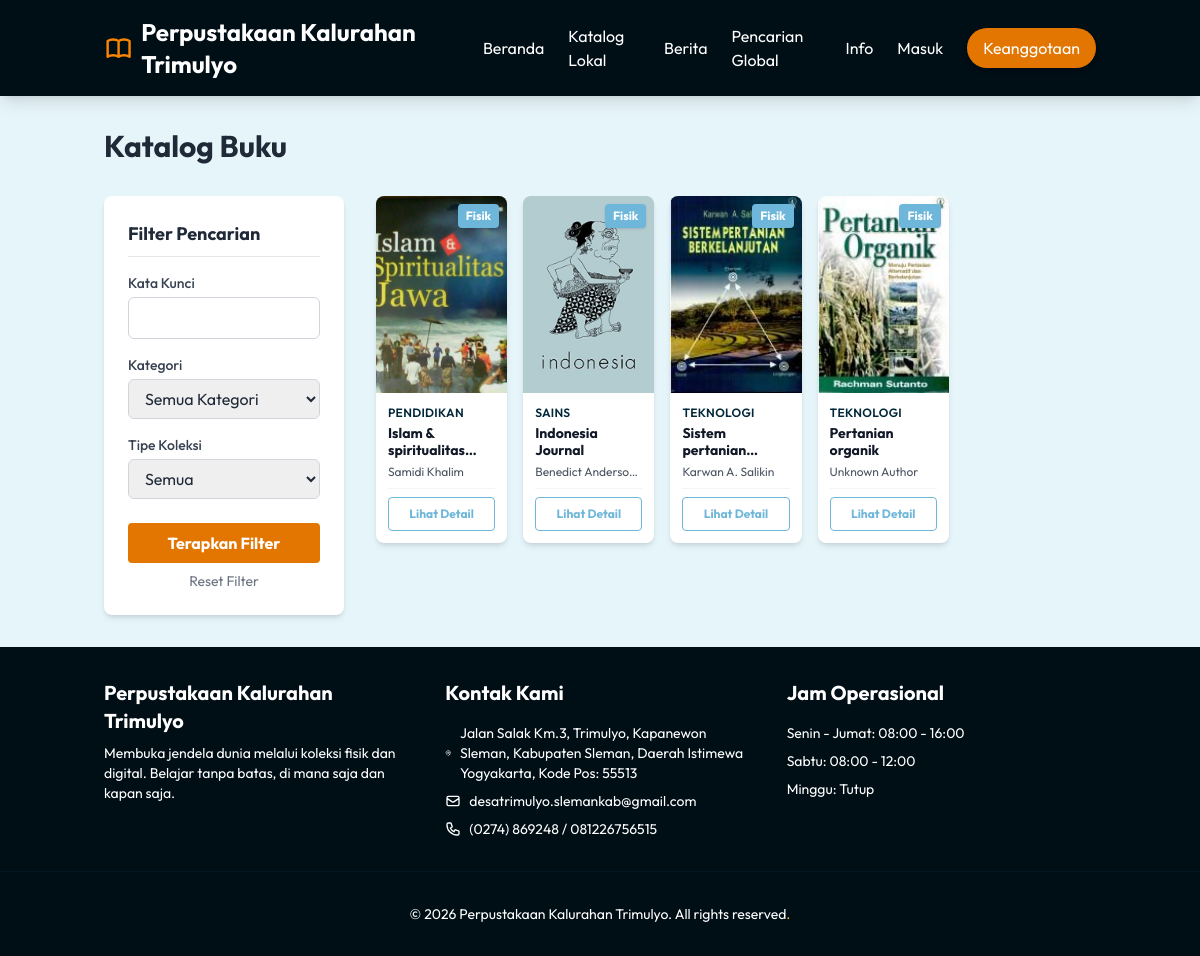
Screenshot of /catalog.php with the database file from the repository.
### tables this page shows
CREATE TABLE `settings` (
  `id` int(11) NOT NULL AUTO_INCREMENT,
  `key_name` varchar(100) NOT NULL,
  `value` text DEFAULT NULL,
  `updated_at` timestamp NOT NULL DEFAULT current_timestamp() ON UPDATE current_timestamp(),
  PRIMARY KEY (`id`),
  UNIQUE KEY `key_name` (`key_name`)
);

CREATE TABLE `books` (
  `id` int(11) NOT NULL AUTO_INCREMENT,
  `title` varchar(255) NOT NULL,
  `author` varchar(255) NOT NULL,
  `translator` varchar(255) DEFAULT NULL,
  `publisher` varchar(255) DEFAULT NULL,
  `publish_location` varchar(255) DEFAULT NULL,
  `year` int(11) DEFAULT NULL,
  `isbn` varchar(64) DEFAULT NULL,
  `language` varchar(16) DEFAULT NULL,
  `pages` int(11) DEFAULT NULL,
  `dimensions` varchar(64) DEFAULT NULL,
  `cover_type` varchar(64) DEFAULT NULL,
  `ddc_code` varchar(64) DEFAULT NULL,
  `subjects` text DEFAULT NULL,
  `synopsis` text DEFAULT NULL,
  `cover_image` varchar(255) DEFAULT NULL,
  `file_path` varchar(255) DEFAULT NULL,
  `type` enum('physical','digital') DEFAULT 'physical',
  `stock` int(11) DEFAULT 0,
  `category_id` int(11) DEFAULT NULL,
  `created_at` timestamp NOT NULL DEFAULT current_timestamp(),
  PRIMARY KEY (`id`),
  KEY `fk_books_category` (`category_id`),
  CONSTRAINT `fk_books_category` FOREIGN KEY (`category_id`) REFERENCES `categories` (`id`) ON DELETE SET NULL
);

CREATE TABLE `categories` (
  `id` int(11) NOT NULL AUTO_INCREMENT,
  `name` varchar(100) NOT NULL,
  `created_at` timestamp NOT NULL DEFAULT current_timestamp(),
  PRIMARY KEY (`id`)
);

### includes/functions.php (called while the page is built, shortened)
<?php
function getSetting($pdo, $key, $default = '') {
    try {
        $stmt = $pdo->prepare("SELECT value FROM settings WHERE key_name = ?");
        $stmt->execute([$key]);
        $result = $stmt->fetchColumn();
        return $result !== false ? $result : $default;
    } catch (PDOException $e) {
        return $default;
    }
}
?>

### catalog.php (the view, shortened to what this page needs)
<?php
require_once 'config/database.php';
require_once 'includes/functions.php';
require_once 'includes/header.php';
$search = isset($_GET['q']) ? trim($_GET['q']) : '';
$query = "SELECT books.*, categories.name as category_name FROM books LEFT JOIN categories ON books.category_id = categories.id WHERE 1=1";
$params = [];
$query .= " ORDER BY created_at DESC";
$stmt = $pdo->prepare($query);
$stmt->execute($params);
$books = $stmt->fetchAll();
?>
<div class="container mx-auto px-4 py-8">
    <div class="flex flex-col md:flex-row justify-between items-center mb-8">
        <h1 class="text-3xl font-bold text-gray-800 mb-4 md:mb-0">Katalog Buku</h1>
    </div>
    <div class="flex flex-col md:flex-row gap-8">
        <div class="w-full md:w-1/4">
            <div class="bg-white p-6 rounded-lg shadow-md">
                <h3 class="font-bold text-lg mb-4 border-b pb-2">Filter Pencarian</h3>
                <form action="" method="GET">
                    <div class="mb-4">
                        <label class="block text-sm font-medium text-gray-700 mb-1">Kata Kunci</label>
                        <input type="text" name="q" value="<?= htmlspecialchars($search) ?>" class="w-full border-gray-300 border rounded-md px-3 py-2 focus:ring-icy_blue-200 focus:border-frosted_mint-600">
                    </div>
                    <div class="mb-4">
                        <label class="block text-sm font-medium text-gray-700 mb-1">Kategori</label>
                        <select name="cat" class="w-full border-gray-300 border rounded-md px-3 py-2 focus:ring-icy_blue-200 focus:border-frosted_mint-600">
                            <option value="">Semua Kategori</option>
                        </select>
                    </div>
                    <div class="mb-6">
                        <label class="block text-sm font-medium text-gray-700 mb-1">Tipe Koleksi</label>
                        <select name="type" class="w-full border-gray-300 border rounded-md px-3 py-2 focus:ring-icy_blue-200 focus:border-frosted_mint-600">
                            <option value="">Semua</option>
                        </select>
                    </div>
                    <button type="submit" class="w-full bg-baby_pink-600 text-white font-bold py-2 rounded hover:bg-baby_pink-700 transition">Terapkan Filter</button>
                    <a href="catalog.php" class="block text-center text-sm text-gray-500 mt-2 hover:text-gray-700">Reset Filter</a>
                </form>
            </div>
        </div>
        <div class="w-full md:w-3/4">
            <?php if (count($books) > 0): ?>
                <div class="grid grid-cols-2 sm:grid-cols-3 md:grid-cols-4 lg:grid-cols-5 gap-4">
                    <?php foreach ($books as $book): ?>
                    <div class="bg-white rounded-lg shadow-md overflow-hidden hover:shadow-lg transition flex flex-col h-full group">
                        <div class="aspect-[2/3] bg-gray-200 overflow-hidden relative">
                            <?php if ($book['cover_image']): ?>
                                <img src="uploads/covers/<?= htmlspecialchars($book['cover_image']) ?>" alt="<?= htmlspecialchars($book['title']) ?>" class="w-full h-full object-cover transition duration-500 group-hover:scale-110">
                            <?php endif; ?>
                            <?php if ($book['type'] == 'digital'): ?>
                                <span class="absolute top-2 right-2 bg-baby_pink-600 text-white text-xs font-bold px-2 py-1 rounded shadow">E-Book</span>
                            <?php else: ?>
                                <span class="absolute top-2 right-2 bg-icy_blue-600 text-white text-xs font-bold px-2 py-1 rounded shadow">Fisik</span>
                            <?php endif; ?>
                        </div>
                        <div class="p-3 flex-grow flex flex-col">
                            <div class="text-xs text-mauve-600 font-semibold mb-1 uppercase tracking-wide truncate">
                                <?= $book['category_name'] ? htmlspecialchars($book['category_name']) : 'Umum' ?>
                            </div>
                            <h3 class="font-bold text-sm mb-1 text-gray-900 leading-tight line-clamp-2 group-hover:text-baby_pink-600 transition" title="<?= htmlspecialchars($book['title']) ?>"><?= htmlspecialchars($book['title']) ?></h3>
                            <p class="text-xs text-gray-600 mb-2 line-clamp-1" title="<?= htmlspecialchars($book['author']) ?>"><?= htmlspecialchars($book['author']) ?></p>
                            <div class="mt-auto pt-2 border-t border-gray-100">
                                <a href="detail.php?id=<?= $book['id'] ?>" class="block w-full text-center bg-white border border-icy_blue-600 text-icy_blue-600 hover:bg-icy_blue-600 hover:text-white text-xs font-bold py-2 rounded transition">
                                    Lihat Detail
                                </a>
                            </div>
                        </div>
                    </div>
                    <?php endforeach; ?>
                </div>
            <?php endif; ?>
        </div>
    </div>
</div>
<?php require_once 'includes/footer.php'; ?>

### includes/header.php (shortened to what this page needs)
<?php
$site_name = function_exists('getSetting') && isset($pdo) ? getSetting($pdo, 'library_name', 'Perpustakaan Hybrid') : 'Perpustakaan Hybrid';
$logo_mode = function_exists('getSetting') && isset($pdo) ? getSetting($pdo, 'logo_display_mode', 'logo_text') : 'logo_text';
?>
<!DOCTYPE html>
<html lang="id">
<head>
    <script src="https://cdn.tailwindcss.com"></script>
</head>
<body class="bg-frosted_mint-100 text-gray-800 flex flex-col min-h-screen pb-16 md:pb-0">
    <nav class="bg-mauve-900 text-white shadow-lg">
        <div class="container mx-auto px-4">
            <div class="flex justify-between items-center py-4">
                <a href="<?= BASE_URL ?>index.php" class="text-2xl font-bold flex items-center space-x-2">
                    <?php if ($logo_mode !== 'logo_only'): ?>
                        <span><?= htmlspecialchars($site_name) ?></span>
                    <?php endif; ?>
                </a>
                <div class="hidden md:flex space-x-6 items-center">
                    <a href="<?= BASE_URL ?>index.php" class="hover:text-lemon_chiffon-400 transition">Beranda</a>
                    <a href="<?= BASE_URL ?>catalog.php" class="hover:text-lemon_chiffon-400 transition">Katalog Lokal</a>
                    <a href="<?= BASE_URL ?>news.php" class="hover:text-lemon_chiffon-400 transition">Berita</a>
                    <a href="<?= BASE_URL ?>search_global.php" class="hover:text-lemon_chiffon-400 transition">Pencarian Global</a>
                    <a href="<?= BASE_URL ?>info.php" class="hover:text-lemon_chiffon-400 transition">Info</a>
                    <?php if (isset($_SESSION['member_id'])): ?>
                        <a href="<?= BASE_URL ?>member/index.php" class="hover:text-lemon_chiffon-400 transition font-bold">Dashboard</a>
                        <a href="<?= BASE_URL ?>logout.php" class="bg-red-500 hover:bg-red-600 text-white px-4 py-2 rounded-full transition shadow-md">Keluar</a>
                    <?php else: ?>
                        <a href="<?= BASE_URL ?>login.php" class="hover:text-lemon_chiffon-400 transition">Masuk</a>
                        <a href="<?= BASE_URL ?>register.php" class="bg-baby_pink-600 hover:bg-baby_pink-700 text-white px-4 py-2 rounded-full transition shadow-md">Keanggotaan</a>
                    <?php endif; ?>
                </div>
            </div>
        </div>
    </nav>
    <main class="flex-grow">

### includes/footer.php (shortened to what this page needs)
    </main>
    <?php
    $footer_name = isset($site_name) ? $site_name : (function_exists('getSetting') && isset($pdo) ? getSetting($pdo, 'library_name', 'Perpustakaan Hybrid') : 'Perpustakaan Hybrid');
    $footer_addr = function_exists('getSetting') && isset($pdo) ? getSetting($pdo, 'library_address', 'Kalurahan Trimulyo, Sleman, Daerah Istimewa Yogyakarta') : 'Kalurahan Trimulyo, Sleman, Daerah Istimewa Yogyakarta';
    $footer_email = function_exists('getSetting') && isset($pdo) ? getSetting($pdo, 'library_email', '') : '';
    $footer_phone = function_exists('getSetting') && isset($pdo) ? getSetting($pdo, 'library_phone', '') : '';
    ?>
    <footer class="bg-mauve-900 text-white py-8">
        <div class="container mx-auto px-4 grid md:grid-cols-3 gap-8">
            <div>
                <div class="flex items-start gap-4">
                    <div>
                        <h3 class="text-xl font-bold text-white mb-2"><?= htmlspecialchars($footer_name) ?></h3>
                        <p class="text-sm">
                            Membuka jendela dunia melalui koleksi fisik dan digital.
                            Belajar tanpa batas, di mana saja dan kapan saja.
                        </p>
                    </div>
                </div>
            </div>
            <div>
                <h3 class="text-xl font-bold text-white mb-4">Kontak Kami</h3>
                <ul class="space-y-2 text-sm">
                    <li class="flex items-center">
                        <?= htmlspecialchars($footer_addr) ?>
                    </li>
                    <li class="flex items-center">
                        <svg class="h-4 w-4 mr-2" fill="none" viewBox="0 0 24 24" stroke="currentColor"><path stroke-linecap="round" stroke-linejoin="round" stroke-width="2" d="M3 8l7.89 5.26a2 2 0 002.22 0L21 8M5 19h14a2 2 0 002-2V7a2 2 0 00-2-2H5a2 2 0 00-2 2v10a2 2 0 002 2z" /></svg>
                        <?= htmlspecialchars($footer_email) ?>
                    </li>
                    <li class="flex items-center">
                        <?= htmlspecialchars($footer_phone) ?>
                    </li>
                </ul>
            </div>
            <div>
                <h3 class="text-xl font-bold text-white mb-4">Jam Operasional</h3>
                <ul class="space-y-2 text-sm">
                    <li>Senin - Jumat: 08:00 - 16:00</li>
                    <li>Sabtu: 08:00 - 12:00</li>
                    <li>Minggu: Tutup</li>
                </ul>
            </div>
        </div>
        <div class="text-center text-sm mt-8 pt-8 border-t border-mauve-800">
            &copy; <?php echo date('Y'); ?> <?= htmlspecialchars($footer_name) ?>. All rights reserved<a href="<?= BASE_URL ?>admin/index.php" class="text-lemon_chiffon-400 hover:text-lemon_chiffon-300">.</a>
        </div>
    </footer>
</body>
</html>

### includes/header.php (style rules this page uses)
body { font-family: 'Outfit', sans-serif; }

### rows the page displays
settings: value "Perpustakaan Kalurahan Trimulyo"
books: cover_image (picture), type "Fisik", category.name "PENDIDIKAN", title "Islam &…", author "Samidi Khalim"
books: cover_image (picture), type "Fisik", category.name "SAINS", title "Indonesia Journal", author "Benedict…"
books: cover_image (picture), type "Fisik", category.name "TEKNOLOGI", title "Sistem…", author "Karwan A. Salikin"
books: cover_image (picture), type "Fisik", category.name "TEKNOLOGI", title "Pertanian organik", author "Unknown Author"
settings: value "Jalan Salak Km.3, Trimulyo, Kapanewon Sleman, Kabupaten Sleman, Daerah Istimewa Yogyakarta, Kode Pos: 55513"
settings: value "desatrimulyo.slemankab@gmail.com"
settings: value "(0274) 869248 / 081226756515"
